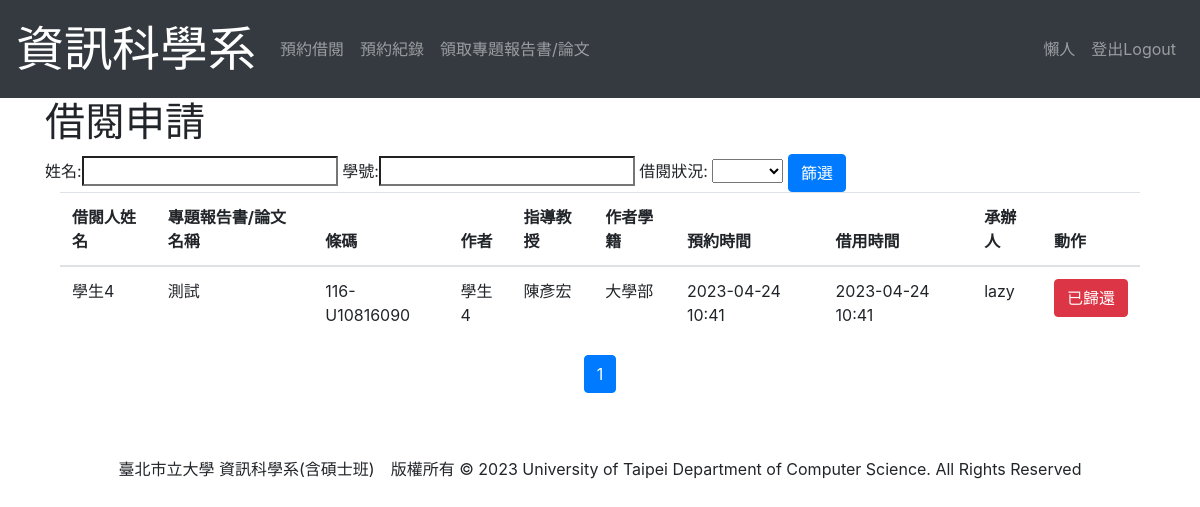
The app's page /BookingList (signed in), older data.
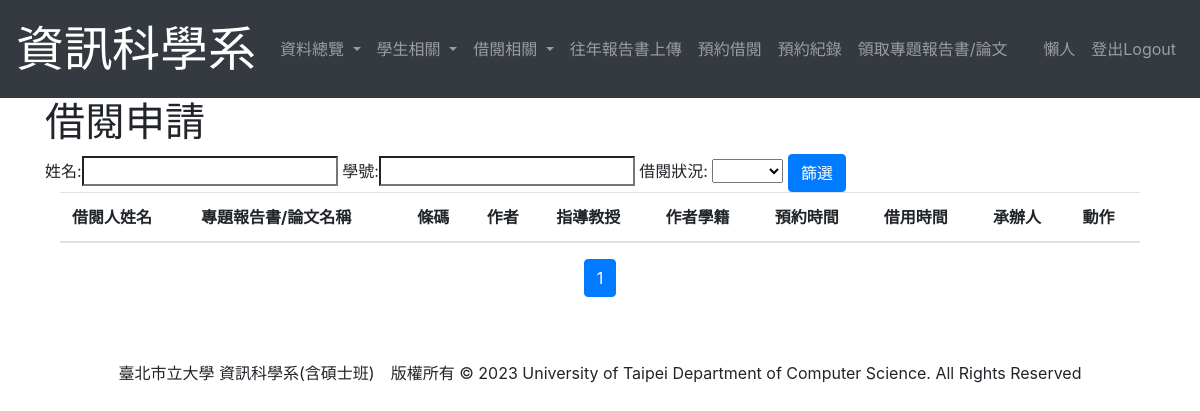
The same page, newer data.
### student/models.py (models this page shows, shortened)
class Booking(models.Model):
    user = models.ForeignKey(User, null = True, on_delete=models.PROTECT)
    paper = models.ForeignKey(Paper, null = True, on_delete=models.PROTECT)
    year = models.ForeignKey(Year,null = True, blank = True, on_delete=models.PROTECT)
    underTaker = models.CharField(null = True, blank = True, max_length=10)
    STATE = ((0, '已預約'),
             (1, '已借閱'),
             (2, '已歸還'))
    state = models.IntegerField(choices = STATE, default = 0)
    bookingDate = models.DateTimeField(null = True,)
    takingDate = models.DateTimeField(null = True, blank = True)
    class Meta:
        ordering = ['state', '-id']

class User(AbstractUser):
    first_name = None
    last_name = None
    username = models.CharField(max_length=15, unique=True, null=True) #帳號
    name = models.CharField(max_length = 12) #姓名
    DEPARTMENT = ((0, '資訊科學系'),
                  (1, '外系'),)
    department = models.IntegerField(choices=DEPARTMENT, null=True, blank=True)
    IDENTITY=((0, '大學部'),
              (1, '管理員'),
              (2, '日間碩士班'),
              (3, '碩士在職專班'),
              (4, '系辦工讀生'))
    identity = models.IntegerField(choices=IDENTITY, default=0)
    enrollYear = models.DecimalField(max_digits = 4, decimal_places = 0, default = timezone.now().year)#入學年
    USER_NAME_FIELD = 'username'
    class Meta:
        ordering = ["username"]

class Paper(models.Model):
    project = models.ForeignKey(Project, null = True, on_delete=models.CASCADE)
    barCode = models.CharField(max_length=20, null=True)
    lendTimes = models.IntegerField(default=0)
    class Meta:
        ordering = ['barCode', 'project__user__identity']

class Project(models.Model):
    user = models.ForeignKey(User, on_delete=models.PROTECT) #誰做這個專題的
    proposal = models.ForeignKey(Proposal, on_delete=models.PROTECT, blank = True, null = True)
    name = models.CharField(max_length = 30) #專題名稱
    report = models.FileField(upload_to = "Report/", default=None)#報告書電子檔
    poster = models.ImageField(upload_to = "Poster/", default=None)#海報或發表證明
    professor = models.CharField(max_length = 5)#指導教授
    FIELD = ((0, '軟體開發及程式設計'),
             (1, '網路及多媒體應用'),
             (2, '系統及演算法開發',))
    field = models.IntegerField(choices=FIELD, default=0)
    postDate = models.DateField(blank=True, null = True)#學位考試日期
    letter = models.FileField(upload_to='Uploaded Files/', blank=True, null=True, default=None)#同意函
    POST = ((0, '研討會'),
            (1, '期刊'),)
    post = models.PositiveIntegerField(choices=POST, default = 0, blank=True, null = True)
    seminarDate = models.DateTimeField(blank=True, null = True)#研討會或期刊發行日期
    seminarName = models.CharField(max_length=20, blank=True, null = True)#研討會或期刊名稱
    journalNumber = models.DecimalField(max_digits = 10, decimal_places = 0, blank=True, null = True)#期刊刊號
    STATE = ((0, '專題'),
             (1, '已申請'),
             (2, '已取消'),)
    state = models.IntegerField(choices=STATE, default = 0)
    cancelapplication = models.FileField(upload_to='CancelFinal/', blank=True, null=True, default=None)
    selected = models.BooleanField(default=False)
    class Meta:
        ordering = ["user"]

### student/views.py (the view)
# urls.py: path('BookingList', views.BookingList.as_view(), name='BookingList'),#借用申請表
class BookingList(LoginRequiredMixin, ListView):
    model = Booking
    template_name = "BookingList.html"
    def get_queryset(self):
        queryDict = {}
        if self.request.GET:
            if "name" in self.request.GET:
                queryDict['user__name__icontains'] = self.request.GET['name']
            if "username" in self.request.GET:
                queryDict['user__username__icontains'] = self.request.GET['username']
            if 'state' in self.request.GET and self.request.GET['state'] != '':
                queryDict['state'] = self.request.GET['state']
            queryset = Booking.objects.filter(**queryDict)
        else:
            queryset = Booking.objects.all()
        paginator=Paginator(queryset, limit)
        page=self.request.GET.get('page')
        try:
            queryset=paginator.page(page)
        except PageNotAnInteger:
            queryset=paginator.page(1)
        except EmptyPage:
            queryset=paginator.page(paginator.num_pages)
        return queryset

### templates/BookingList.html (shortened to what this page needs)
{% extends "layout.html" %}
{% block title %}借閱申請{% endblock %}
{% block content %}
    <form method = "GET">
        姓名:<input type = "search" name = "name" placeholder = "">
        學號:<input type = "search" name = "username" placeholder = "">
        借閱狀況:
        <select class = "select" name = "state">
            <option></option>
            <option value = 0 {% if state == 0 %} selected="selected" {% endif %}>已預約</option>
        </select>
        <input type="submit" class="btn btn-primary" name = "search" value="篩選" />
    </form>
    <div class="container">
        <table class="table">
            <thead>
                <tr>
                    <th scope="col">借閱人姓名</th>
                    <th scope="col">專題報告書/論文名稱</th>
                    <th scope="col">條碼</th>
                    <th scope="col">作者</th>
                    <th scope="col">指導教授</th>
                    <th scope="col">作者學籍</th>
                    <th scope="col">預約時間</th>
                    <th scope="col">借用時間</th>
                    <th scope="col">承辦人</th>
                    <th scope="col">動作</th>
                </tr>
            </thead>
            <tbody>
                {% for booking in object_list %}
                    <tr>
                        <td>{{ booking.user.name }}</td>
                        <td>{{ booking.paper.project.name }}</td>
                        <td>{{ booking.paper.barCode }}</td>
                        <td>{{ booking.paper.project.user.name }}</td>
                        <td>{{ booking.paper.project.professor }}</td>
                        <td>{{ booking.paper.project.user.get_identity_display }}</td>
                        <td>{{ booking.bookingDate | date:'Y-m-d H:i' }}</td>
                        <td>{{ booking.takingDate | date:'Y-m-d H:i' }}</td>
                        <td>{{ booking.underTaker }}</td>
                        {% if booking.state == 0 %}
                            <td><button class="btn btn-outline-primary">已預約</button></td>
                        {% elif booking.state == 1 %}
                            <td><button class="btn btn-primary">已借閱</button></td>
                        {% else %}
                            <td><button class="btn btn-danger">已歸還</button></td>
                        {% endif %}
                    </tr>
                {% endfor %}
            </tbody>
        </table>
    </div>
    <p style="text-align:center">
        {% for page_number in object_list.paginator.page_range %}
          {% ifequal page_number  booking.number %}
            <button class="btn btn-outline-primary">{{ page_number }}</button>
          {% else %}
            <a href="?page={{ page_number }}" class="btn btn-primary">{{ page_number }}</a>
          {% endifequal %}
        {% endfor %}
    </p>
{% endblock %}

### templates/layout.html (shortened to what this page needs)
<!DOCTYPE html>
<html lang="en">
<head>
    <link rel="stylesheet" href="https://maxcdn.bootstrapcdn.com/bootstrap/4.0.0/css/bootstrap.min.css">
</head>
<body>
    <nav class="navbar navbar-expand-lg navbar-dark bg-dark">
        <a class="navbar-brand" href="{% url 'Home' %}">
            <font size="20" color="white" face=""標楷體>資訊科學系</font>
        </a>
        <div class="collapse navbar-collapse" id="navbarNav">
            <ul class="navbar-nav mr-auto">
                {% if user and user.is_authenticated %}
                    {% if user.department == 0 %}
                        {% if user.identity == 1 or user.identity == 4 %}
                            <li class="nav-item dropdown">
                                <a class="nav-link dropdown-toggle" href="#" id="navbarDropdown" role="button" data-toggle="dropdown" aria-haspopup="true" aria-expanded="false">
                                    資料總覽
                                </a>
                            </li>
                            {% if user.identity == 1 %}
                                <li class="nav-item dropdown">
                                    <a class="nav-link dropdown-toggle" href="#" id="navbarDropdown" role="button" data-toggle="dropdown" aria-haspopup="true" aria-expanded="false">
                                        學生相關
                                    </a>
                                </li>
                            {% endif %}
                            <li class="nav-item dropdown">
                                <a class="nav-link dropdown-toggle" href="#" id="navbarDropdown" role="button" data-toggle="dropdown" aria-haspopup="true" aria-expanded="false">
                                    借閱相關
                                </a>
                            </li>
                            <li class="nav-item">
                                <a class="nav-link" href="{% url 'HistoryPaperUpdate' %}">往年報告書上傳</a>
                            </li>
                        {% endif %}
                    {% endif %}
                    <li class="nav-item">
                        <a class="nav-link" href="{% url 'BorrowPaper' pk=user.id %}">預約借閱</a>
                    </li>
                    <li class="nav-item">
                        <a class="nav-link" href="{% url 'UserBooking' pk=user.id %}">預約紀錄</a>
                    </li>
                    <li class="nav-item">
                        <a class="nav-link" href="{% url 'GetEntityPaper' %}">領取專題報告書/論文</a>
                    </li>
                {% else %}
                    <a class="nav-link" href="{% url 'Home' %}" style="font-size: x-large;">資訊科學系 學生資料登錄系統</a>
                {% endif %}
            </ul>
            <ul class="navbar-nav">
                {% if user.is_authenticated %}
                <li class="nav-item">
                    <a href="{% url 'EditPassword' pk=user.id %}" class="nav-link">{{ user.name }}</a>
                </li>
                <li class="nav-item">
                    <a class="nav-link" href="{% url 'logout' %}">登出Logout</a>
                </li>
                {% else %}
                <li class="nav-item">
                    <a class="nav-link" href="{% url 'login' %}" style="font-size: x-large;">登入Login</a>
                </li>
                {% endif %}
            </ul>
        </div>
    </nav>
    <div class="container">
        <h1>{% block title %}{% endblock %}</h1>
    </div>
    <div class="container">
        {% block content %}{% endblock %}
    </div>
    <br><br>
    <div class="container" align="center">
        臺北市立大學 資訊科學系(含碩士班)　版權所有 © 2023   University of Taipei Department of Computer Science. All Rights Reserved
    </div>
</body>
</html>

Row changes from the older to the newer data that the page shows:
removed Booking: user.name "學生4", paper.project.name "測試", paper.barCode "116-U10816090", paper.project.user.name "學生4", paper.project.professor "陳彥宏", paper.project.user.identity "大學部", bookingDate "2023-04-24 10:41", takingDate "2023-04-24 10:41", underTaker "lazy", state "已歸還"
changed User "懶人": department 1 → 0 (drawn)
Text that changed along with them:
text now shown: "資料總覽 學生相關 借閱相關 往年報告書上傳"
